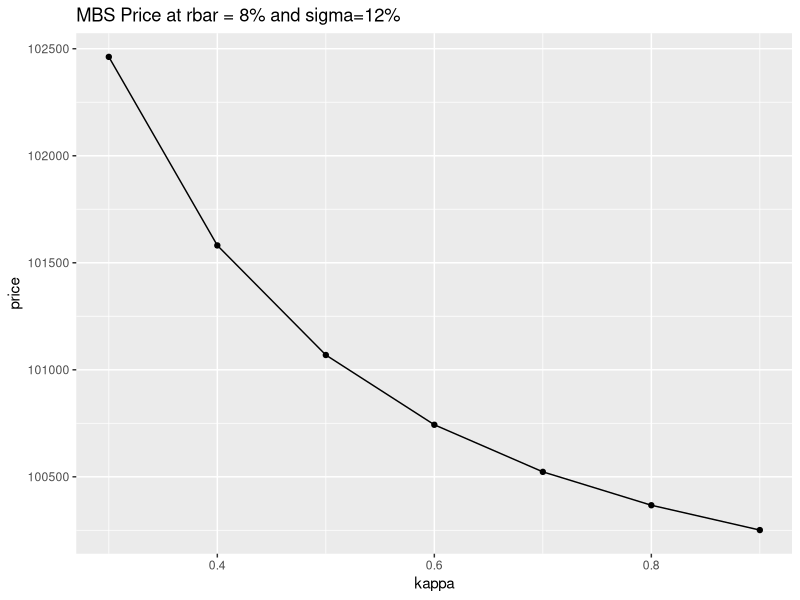
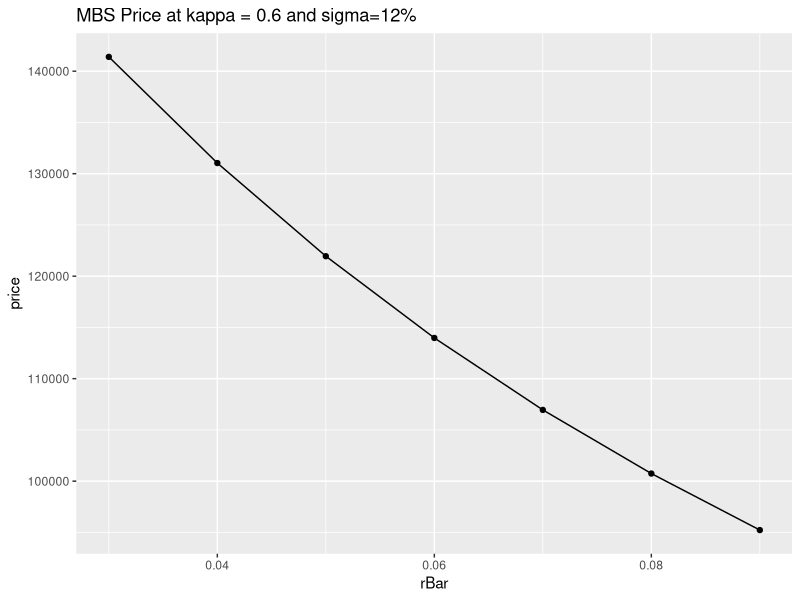
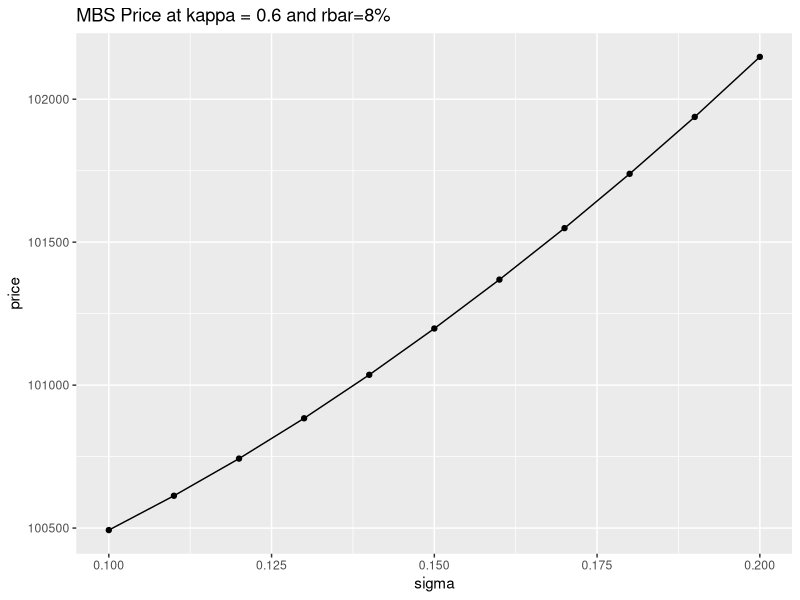

Write R code to recreate these figures, in order.
## ---- chunk 1
library(ggplot2)
kappa <- seq(0.3,0.9,0.1)
priceB <- c(102462, 101581, 101069, 100743, 100523, 100367, 100251)
df1b <- data.frame(kappa = kappa, price = priceB)
ggplot(data=df1b, aes(x=kappa, y=price)) + geom_line()+ ggtitle("MBS Price at rbar = 8% and sigma=12%")+geom_point()
## ---- chunk 2
rBar <- seq(0.03, 0.09, 0.01)
priceC <- c(141398, 131040, 121950, 113974, 106952, 100743, 95228)
df2c <- data.frame(rBar = rBar, price = priceC)
ggplot(data=df2c, aes(x=rBar, y=price)) + geom_line()+ ggtitle("MBS Price at kappa = 0.6 and sigma=12%")+geom_point()
## ---- chunk 3
sigma <- seq(0.10, 0.20, 0.01)
priceD <- c(100493, 100613, 100743, 100884, 101036, 101198, 101369, 101549, 101739, 101938, 102148)
df2d <- data.frame(sigma = sigma, price = priceD)
ggplot(data=df2d, aes(x=sigma, y=price)) + geom_line()+ ggtitle("MBS Price at kappa = 0.6 and rbar=8%") + geom_point()
